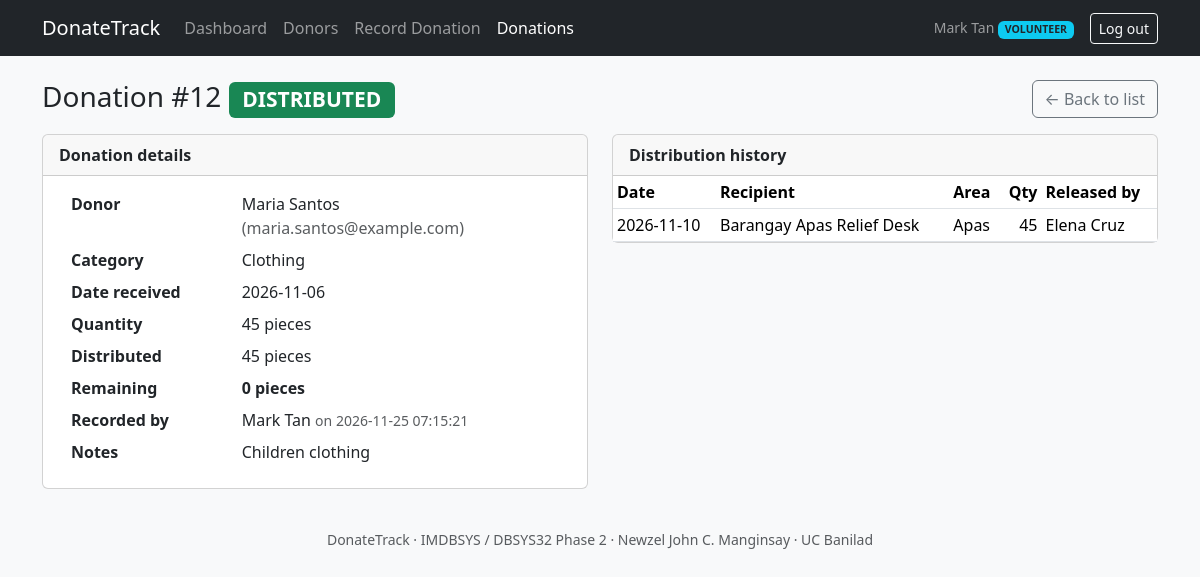
Page /donation_view.php?id=12 (signed in) on the committed database.
### tables this page shows
CREATE TABLE users (
  user_id        INT UNSIGNED NOT NULL AUTO_INCREMENT,
  username       VARCHAR(50)  NOT NULL,
  password_hash  VARCHAR(255) NOT NULL,
  full_name      VARCHAR(100) NOT NULL,
  role           ENUM('COORDINATOR','VOLUNTEER','DONOR') NOT NULL,
  is_active      TINYINT(1)   NOT NULL DEFAULT 1,
  created_at     TIMESTAMP    NOT NULL DEFAULT CURRENT_TIMESTAMP,
  PRIMARY KEY (user_id),
  UNIQUE KEY uq_users_username (username),
  CONSTRAINT chk_users_active CHECK (is_active IN (0,1))
);

CREATE TABLE donations (
  donation_id    INT UNSIGNED  NOT NULL AUTO_INCREMENT,
  donor_id       INT UNSIGNED  NOT NULL,
  category_id    INT UNSIGNED  NOT NULL,
  recorded_by    INT UNSIGNED  NOT NULL,
  donation_date  DATE          NOT NULL,
  quantity       DECIMAL(12,2) NOT NULL,
  status         ENUM('RECORDED','VERIFIED','PARTIAL','DISTRIBUTED','CANCELLED')
                 NOT NULL DEFAULT 'RECORDED',
  notes          VARCHAR(500)  NULL,
  cancel_reason  VARCHAR(255)  NULL,
  created_at     TIMESTAMP     NOT NULL DEFAULT CURRENT_TIMESTAMP,
  updated_at     TIMESTAMP     NOT NULL DEFAULT CURRENT_TIMESTAMP
                               ON UPDATE CURRENT_TIMESTAMP,
  PRIMARY KEY (donation_id),
  KEY idx_donations_status_date (status, donation_date),
  KEY idx_donations_category (category_id),
  KEY idx_donations_donor (donor_id),
  CONSTRAINT fk_donations_donor    FOREIGN KEY (donor_id)
    REFERENCES donors (donor_id) ON DELETE RESTRICT ON UPDATE CASCADE,
  CONSTRAINT fk_donations_category FOREIGN KEY (category_id)
    REFERENCES donation_categories (category_id) ON DELETE RESTRICT ON UPDATE CASCADE,
  CONSTRAINT fk_donations_user     FOREIGN KEY (recorded_by)
    REFERENCES users (user_id) ON DELETE RESTRICT ON UPDATE CASCADE,
  CONSTRAINT chk_donations_qty CHECK (quantity > 0)           
);

CREATE TABLE donors (
  donor_id    INT UNSIGNED NOT NULL AUTO_INCREMENT,
  user_id     INT UNSIGNED NULL,
  donor_name  VARCHAR(120) NOT NULL,
  donor_type  ENUM('INDIVIDUAL','ORGANIZATION','BUSINESS') NOT NULL,
  email       VARCHAR(120) NULL,
  phone       VARCHAR(30)  NULL,
  address     VARCHAR(255) NULL,
  is_active   TINYINT(1)   NOT NULL DEFAULT 1,
  created_at  TIMESTAMP    NOT NULL DEFAULT CURRENT_TIMESTAMP,
  PRIMARY KEY (donor_id),
  UNIQUE KEY uq_donors_email (email),           
  UNIQUE KEY uq_donors_user  (user_id),         
  KEY idx_donors_name (donor_name),
  CONSTRAINT fk_donors_user FOREIGN KEY (user_id)
    REFERENCES users (user_id) ON DELETE SET NULL ON UPDATE CASCADE,
  CONSTRAINT chk_donors_active CHECK (is_active IN (0,1))
);

CREATE TABLE donation_categories (
  category_id    INT UNSIGNED NOT NULL AUTO_INCREMENT,
  category_name  VARCHAR(80)  NOT NULL,
  unit           VARCHAR(20)  NOT NULL,
  description    VARCHAR(255) NULL,
  is_active      TINYINT(1)   NOT NULL DEFAULT 1,
  PRIMARY KEY (category_id),
  UNIQUE KEY uq_categories_name (category_name),
  CONSTRAINT chk_categories_active CHECK (is_active IN (0,1))
);

CREATE TABLE distributions (
  distribution_id   INT UNSIGNED  NOT NULL AUTO_INCREMENT,
  donation_id       INT UNSIGNED  NOT NULL,
  released_by       INT UNSIGNED  NOT NULL,
  recipient_name    VARCHAR(120)  NOT NULL,
  recipient_area    VARCHAR(120)  NOT NULL,
  quantity_released DECIMAL(12,2) NOT NULL,
  distribution_date DATE          NOT NULL,
  remarks           VARCHAR(255)  NULL,
  created_at        TIMESTAMP     NOT NULL DEFAULT CURRENT_TIMESTAMP,
  PRIMARY KEY (distribution_id),
  KEY idx_distributions_donation (donation_id),
  CONSTRAINT fk_distributions_donation FOREIGN KEY (donation_id)
    REFERENCES donations (donation_id) ON DELETE RESTRICT ON UPDATE CASCADE,
  CONSTRAINT fk_distributions_user FOREIGN KEY (released_by)
    REFERENCES users (user_id) ON DELETE RESTRICT ON UPDATE CASCADE,
  CONSTRAINT chk_distributions_qty CHECK (quantity_released > 0)    
);

### includes/auth.php (called while the page is built, shortened)
<?php
require_once __DIR__ . '/db.php';
require_once __DIR__ . '/helpers.php';
function current_user(): ?array { return $_SESSION['user'] ?? null; }
function home_for(string $role): string {
    return $role === 'DONOR' ? 'my_donations.php' : 'dashboard.php';
}
function require_role(array $roles = []): array {
    $u = current_user();
    $fresh = q_one('SELECT full_name, role, is_active FROM users WHERE user_id = ?', 'i', [$u['user_id']]);
    $u = $_SESSION['user'];
    return $u;
}

### includes/db.php (called while the page is built, shortened)
<?php
function cfg(string $key) {
    static $c = null;
    if ($c === null) { $c = require __DIR__ . '/../config/config.php'; }
    return $c[$key];
}
function db(): mysqli {
    static $conn = null;
    if ($conn === null) {
        try {
            $conn = new mysqli(cfg('db_host'), cfg('db_user'), cfg('db_pass'), cfg('db_name'), cfg('db_port'));
            $conn->set_charset('utf8mb4');
        } catch (mysqli_sql_exception $e) {
            error_log('DB connect failed: ' . $e->getMessage());
            http_response_code(500);
            exit('The database is unavailable. Please check config/config.php and that MySQL is running.');
        }
    }
    return $conn;
}
function q_all(string $sql, string $types = '', array $params = []): array {
    $st = db()->prepare($sql);
    if ($types !== '') { $st->bind_param($types, ...$params); }
    $st->execute();
    $rows = $st->get_result()->fetch_all(MYSQLI_ASSOC);
    return $rows;
}
function q_one(string $sql, string $types = '', array $params = []): ?array {
    $rows = q_all($sql, $types, $params);
    return $rows[0] ?? null;
}

### includes/donation_logic.php (called while the page is built, shortened)
<?php
function remaining_of(int $donationId): string {
    $r = q_one('SELECT d.quantity - COALESCE(SUM(x.quantity_released), 0) AS remaining
                FROM donations d LEFT JOIN distributions x ON x.donation_id = d.donation_id
                WHERE d.donation_id = ? GROUP BY d.donation_id, d.quantity', 'i', [$donationId]);
    return $r['remaining'] ?? '0';
}

### donation_view.php (the view, shortened to what this page needs)
<?php
require_once __DIR__ . '/includes/auth.php';
require_once __DIR__ . '/includes/donation_logic.php';
$u = require_role(['COORDINATOR', 'VOLUNTEER']);
$id = (int)get('id');
$d = q_one('SELECT d.*, dn.donor_name, dn.email, c.category_name, c.unit, u.full_name AS recorded_by_name
            FROM donations d
            JOIN donors dn ON dn.donor_id = d.donor_id
            JOIN donation_categories c ON c.category_id = d.category_id
            JOIN users u ON u.user_id = d.recorded_by
            WHERE d.donation_id = ?', 'i', [$id]);
$history = q_all('SELECT x.distribution_date, x.recipient_name, x.recipient_area, x.quantity_released, x.remarks, u.full_name AS released_by_name
                  FROM distributions x JOIN users u ON u.user_id = x.released_by
                  WHERE x.donation_id = ? ORDER BY x.distribution_date, x.distribution_id', 'i', [$id]);
$released  = array_sum(array_map(fn($r) => (float)$r['quantity_released'], $history));
$remaining = remaining_of($id);
include __DIR__ . '/includes/header.php';
?>
<div class="d-flex justify-content-between align-items-center mb-3">
  <h1 class="h3 mb-0">Donation #<?= (int)$d['donation_id'] ?> <?= status_badge($d['status']) ?></h1>
  <a class="btn btn-outline-secondary" href="donations.php">&larr; Back to list</a>
</div>
<div class="row g-4">
  <div class="col-lg-6">
    <div class="card h-100"><div class="card-header"><strong>Donation details</strong></div>
      <dl class="row m-0 p-3">
        <dt class="col-sm-4">Donor</dt><dd class="col-sm-8"><?= e($d['donor_name']) ?><?= $d['email'] ? ' <span class="text-muted">(' . e($d['email']) . ')</span>' : '' ?></dd>
        <dt class="col-sm-4">Category</dt><dd class="col-sm-8"><?= e($d['category_name']) ?></dd>
        <dt class="col-sm-4">Date received</dt><dd class="col-sm-8"><?= e($d['donation_date']) ?></dd>
        <dt class="col-sm-4">Quantity</dt><dd class="col-sm-8"><?= fmt_qty($d['quantity']) ?> <?= e($d['unit']) ?></dd>
        <dt class="col-sm-4">Distributed</dt><dd class="col-sm-8"><?= fmt_qty($released) ?> <?= e($d['unit']) ?></dd>
        <dt class="col-sm-4">Remaining</dt><dd class="col-sm-8"><strong><?= $d['status'] === 'CANCELLED' ? '-' : fmt_qty($remaining) . ' ' . e($d['unit']) ?></strong></dd>
        <dt class="col-sm-4">Recorded by</dt><dd class="col-sm-8"><?= e($d['recorded_by_name']) ?> <span class="text-muted small">on <?= e($d['created_at']) ?></span></dd>
        <dt class="col-sm-4">Notes</dt><dd class="col-sm-8"><?= e($d['notes'] ?: '-') ?></dd>
      </dl>
    </div>
  </div>
  <div class="col-lg-6">
    <div class="card"><div class="card-header"><strong>Distribution history</strong></div>
      <div class="table-responsive"><table class="table table-sm mb-0 align-middle">
        <thead><tr><th>Date</th><th>Recipient</th><th>Area</th><th class="text-end">Qty</th><th>Released by</th></tr></thead><tbody>
        <?php foreach ($history as $h): ?><tr><td><?= e($h['distribution_date']) ?></td><td><?= e($h['recipient_name']) ?></td><td><?= e($h['recipient_area']) ?></td>
          <td class="text-end"><?= fmt_qty($h['quantity_released']) ?></td><td><?= e($h['released_by_name']) ?></td></tr>
        <?php endforeach; if (!$history): ?><tr><td colspan="5" class="text-center text-muted py-3">No distributions yet.</td></tr><?php endif; ?>
        </tbody></table></div></div>
  </div>
</div>
<?php include __DIR__ . '/includes/footer.php'; ?>

### includes/header.php (shortened to what this page needs)
<?php
$u = current_user();
$self = basename($_SERVER['SCRIPT_NAME']);
function nav_item(string $file, string $label, string $self, array $also = []): string {
    $active = ($self === $file || in_array($self, $also, true)) ? ' active' : '';
    return '<li class="nav-item"><a class="nav-link' . $active . '" href="' . e($file) . '">' . e($label) . '</a></li>';
}
?><!DOCTYPE html>
<html lang="en">
<head>
<link href="assets/vendor/bootstrap.min.css" rel="stylesheet">
<link href="assets/style.css" rel="stylesheet">
</head>
<body class="bg-light">
<nav class="navbar navbar-expand-lg navbar-dark bg-dark">
  <div class="container">
    <a class="navbar-brand" href="<?= $u ? e(home_for($u['role'])) : 'login.php' ?>">DonateTrack</a>
    <?php if ($u): ?>
    <div class="collapse navbar-collapse" id="nav">
      <ul class="navbar-nav me-auto">
        <?php if ($u['role'] === 'DONOR'): ?>
          <?= nav_item('my_donations.php', 'My Donations', $self) ?>
        <?php else: ?>
          <?= nav_item('dashboard.php', 'Dashboard', $self) ?>
          <?= nav_item('donors.php', 'Donors', $self, ['donor_form.php']) ?>
          <?= nav_item('donation_form.php', 'Record Donation', $self) ?>
          <?= nav_item('donations.php', 'Donations', $self, ['donation_view.php']) ?>
        <?php endif; ?>
      </ul>
      <span class="navbar-text me-3 small"><?= e($u['full_name']) ?> <span class="badge bg-info text-dark"><?= e($u['role']) ?></span></span>
      <a class="btn btn-outline-light btn-sm" href="logout.php">Log out</a>
    </div>
    <?php endif; ?>
  </div>
</nav>
<main class="container py-4">

### includes/helpers.php (shortened to what this page needs)
<?php
function e($v): string { return htmlspecialchars((string)$v, ENT_QUOTES, 'UTF-8'); }
function get(string $k): string { return trim((string)($_GET[$k] ?? '')); }
function fmt_qty($n): string {
    $s = number_format((float)$n, 2, '.', ',');
    return rtrim(rtrim($s, '0'), '.');
}
function status_badge(string $s): string {
    $map = ['RECORDED' => 'secondary', 'VERIFIED' => 'primary', 'PARTIAL' => 'warning text-dark',
            'DISTRIBUTED' => 'success', 'CANCELLED' => 'danger'];
    return '<span class="badge bg-' . ($map[$s] ?? 'secondary') . '">' . e($s) . '</span>';
}

### assets/style.css (style rules this page uses)
.table thead th { white-space: nowrap; }

### rows in the picture
users: full_name "Mark Tan", role "VOLUNTEER"
donations: donation_id "12", status "DISTRIBUTED", donor.donor_name "Maria Santos", donor.email "maria.santos@example.com", category.category_name "Clothing", donation_date "2026-11-06", quantity "45", category.unit "pieces", recorded_by.full_name "Mark Tan", created_at "2026-11-25 07:15:21", notes "Children clothing"
distributions: quantity_released "45", distribution_date "2026-11-10", recipient_name "Barangay Apas Relief Desk", recipient_area "Apas", released_by.full_name "Elena Cruz"

### other values in the picture
$label "Dashboard Donors Record Donation Donations"
fmt_qty($remaining) "0"
